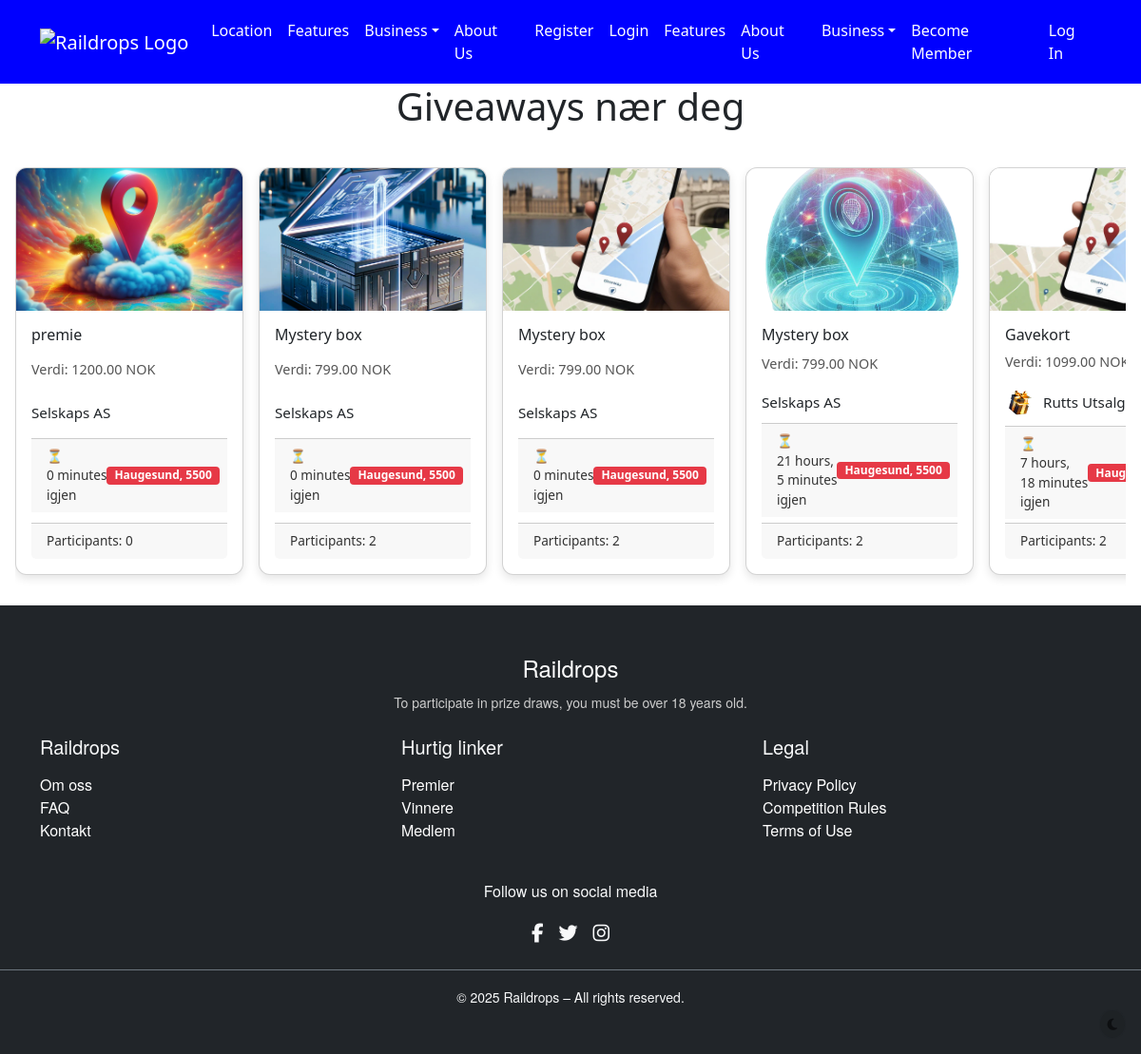
/, run on an earlier commit of the app's database.
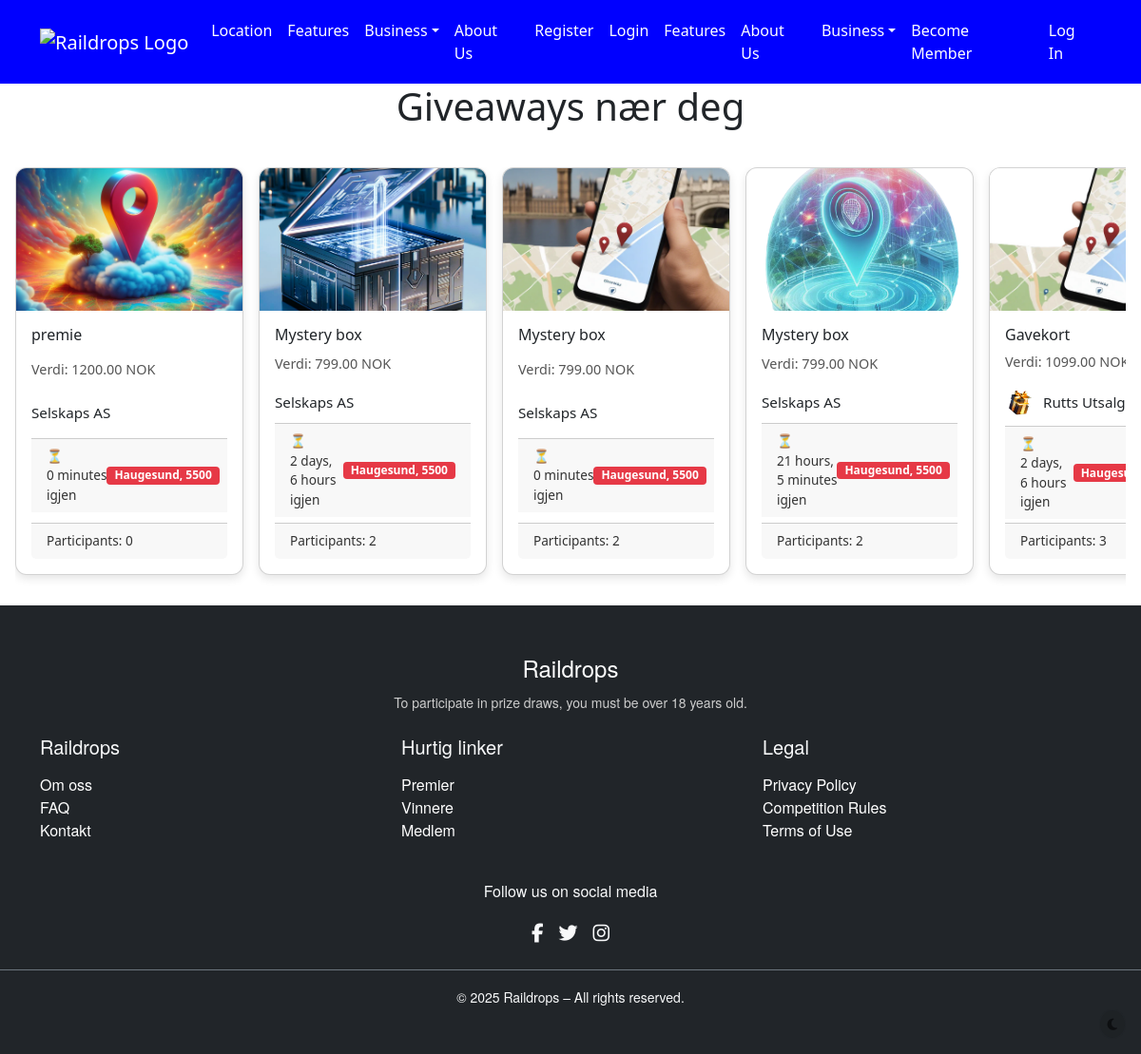
And on a later commit of the database.
### giveaways/models.py (models this page shows, shortened)
class Giveaway(models.Model):
    business = models.ForeignKey(
        Business,
        on_delete=models.CASCADE,
        related_name="giveaways",
        db_index=True
    )
    title = models.CharField(max_length=255, db_index=True)
    description = models.TextField()
    image = models.ImageField(upload_to="giveaway_images/", blank=True, null=True)
    prize_value = models.DecimalField(
        max_digits=10,
        decimal_places=2,
        verbose_name="Prize Value",
        null=True,
        blank=True
    )
    start_date = models.DateTimeField(db_index=True)
    end_date = models.DateTimeField(db_index=True)
    is_active = models.BooleanField(default=True, db_index=True)
    created_at = models.DateTimeField(auto_now_add=True, db_index=True)
    signup_question = models.CharField(
        max_length=255,
        blank=True,
        verbose_name="Signup Question"
    )
    signup_options = models.JSONField(
        blank=True,
        null=True,
        verbose_name="Answer Options (max 4)"
    )
    class Meta:
        verbose_name = "Giveaway"
        verbose_name_plural = "Giveaways"
        ordering = ['-created_at']
        indexes = [
            models.Index(fields=['business', 'is_active']),
            models.Index(fields=['start_date', 'end_date']),
            models.Index(fields=['is_active', 'start_date', 'end_date']),
        ]

### businesses/models.py (models this page shows, shortened)
class Business(models.Model):
    user = models.OneToOneField(
        settings.AUTH_USER_MODEL,
        on_delete=models.CASCADE,
        related_name="business_account",
        db_index=True
    )
    admin = models.ForeignKey(
        settings.AUTH_USER_MODEL,
        on_delete=models.CASCADE,
        related_name="admin_businesses",
        help_text="User who is the admin for this business",
        db_index=True
    )
    organization_number = models.CharField(
        max_length=20,
        unique=True,
        null=True,
        blank=True,
        help_text="Organization number must be unique",
        db_index=True
    )
    name = models.CharField(max_length=255, db_index=True)
    description = models.TextField(blank=True)
    logo = models.ImageField(upload_to="business_logos/", blank=True, null=True)
    website = models.URLField(blank=True, null=True)
    postal_code = models.CharField(max_length=10, blank=True, db_index=True)
    city = models.CharField(max_length=64, blank=True, db_index=True)
    address = models.CharField(
        max_length=255,
        blank=True,
        null=True,
        verbose_name="Address",
        help_text="Street address of the business"
    )
    phone = models.CharField(
        max_length=32,
        blank=True,
        null=True,
        verbose_name="Phone",
        help_text="Contact phone for the business"
    )
    contact_person = models.CharField(
        max_length=128,
        blank=True,
        null=True,
        verbose_name="Contact Person",
        help_text="Name of the main contact for the business"
    )
    social_media = models.JSONField(
        blank=True,
        null=True,
        verbose_name="Social Media",
        help_text="Links to Facebook, Instagram, etc."
    )
    created_at = models.DateTimeField(auto_now_add=True, db_index=True)
    class Meta:
        verbose_name = "Bedrift"
        verbose_name_plural = "Bedrifter"
        ordering = ['-created_at']
        indexes = [
            models.Index(fields=['name', 'city']),
            models.Index(fields=['created_at']),
            models.Index(fields=['admin'])
        ]

### accounts/views.py (the view)
# urls.py: path('', HomeTestPageView.as_view(), name='home'),
class HomeTestPageView(TemplateView):
    template_name = "testpage.html"
    def get_context_data(self, **kwargs):
        context = super().get_context_data(**kwargs)
        giveaways = Giveaway.objects.filter(is_active=True).select_related('business')
        context["giveaways"] = giveaways
        logger.info(f"Forside med {giveaways.count()} giveaways vist.")
        return context

### accounts/context_processors.py (called while the page is built)
def user_roles(request):
    user = request.user
    return {
        'is_member': user_is_member(user),
        'is_business': user_is_business(user),
    }

### accounts/permissions.py (called while the page is built)
def user_is_member(user) -> bool:
    return (
        user.is_authenticated
        and not hasattr(user, "business_account")
        and user.groups.filter(name="Members").exists()
    )

def user_is_business(user) -> bool:
    return user.is_authenticated and hasattr(user, 'business_account')

### templates/testpage.html (shortened to what this page needs)
{% extends "base.html" %}
{% load static %}
{% block content %}
<h1 class="mb-4 text-center">Giveaways nær deg</h1>
{% include "giveaways/giveaway_horizontal_scroll.html" with giveaways=giveaways %}
{% endblock %}

### templates/giveaways/giveaway_horizontal_scroll.html (shortened to what this page needs)
{% load static %}
<link rel="stylesheet" href="{% static 'css/giveaway_cards.css' %}">
<section class="card-scroll">
    <div class="scroll-container">
        {% for giveaway in giveaways %}
        <article class="card" tabindex="0" role="button" aria-label="Se detaljer for {{ giveaway.title }}" style="cursor:pointer;" data-url="{% url 'giveaways:giveaway-detail' giveaway.pk %}">
            {% if giveaway.image %}
                <img src="{{ giveaway.image.url }}" alt="Premiebilde" class="card-image" />
            {% else %}
                <img src="{% static 'img/default_giveaway.png' %}" alt="Premiebilde" class="card-image" />
            {% endif %}
            <div class="card-content">
                <h3 class="card-title">{{ giveaway.title }}</h3>
                <p class="card-value">Verdi: {{ giveaway.prize_value|default:'?' }} NOK</p>
                <div class="d-flex align-items-center mb-2">
                    {% if giveaway.business.logo %}
                        <img src="{{ giveaway.business.logo.url }}" alt="Logo {{ giveaway.business.name }}" style="height:32px;width:32px;object-fit:cover;border-radius:50%;margin-right:0.5rem;">
                    {% endif %}
                    <span style="font-size:0.95rem;">{{ giveaway.business.name }}</span>
                </div>
                <div class="card-footer">
                    <span>⏳ {{ giveaway.end_date|timesince }} igjen</span>
                    <span class="badge">{{ giveaway.business.city }}, {{ giveaway.business.postal_code }}</span>
                </div>
                <div class="card-footer mt-1">
                    <span>Participants: {{ giveaway.entries.count }}</span>
                </div>
            </div>
        </article>
        {% endfor %}
    </div>
</section>

What changed in the data, as far as the page shows it:
changed Giveaway (number 2 of 5 on the later page): end_date "0 minutes" → "2 days, 6 hours"
changed Giveaway "Gavekort": end_date "7 hours, 18 minutes" → "2 days, 6 hours"; entries.count "2" → "3"
